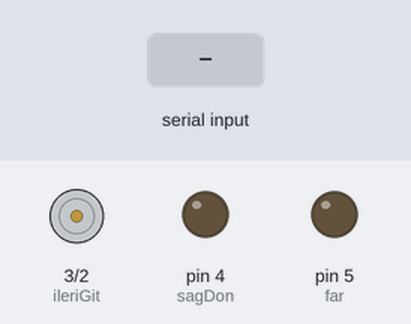
Bench run of a sketch on a simulated Arduino Uno, built with avr-gcc and run on an emulated ATmega328P. On the bench: motor-driver pin pairs drawn as motors (green arrow = first pin HIGH = forward, orange = second pin HIGH = backward, longer = more drive), output pins drawn as LEDs (lit = HIGH). The test bench sets the inputs (shaded band).

Above: at 1.2 s.
1.3 s: "1" received over Serial
At 2.1 s:
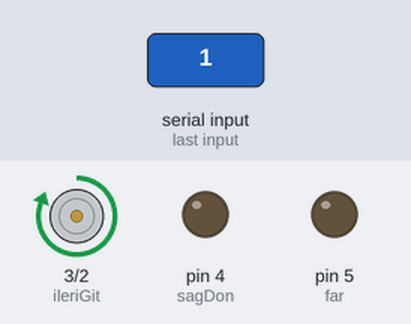
3.8 s: "2" received over Serial
At 4.4 s:
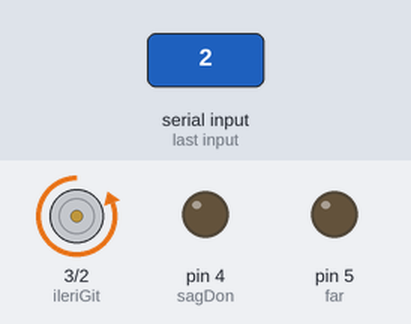
6.3 s: "3" received over Serial
At 7.1 s:
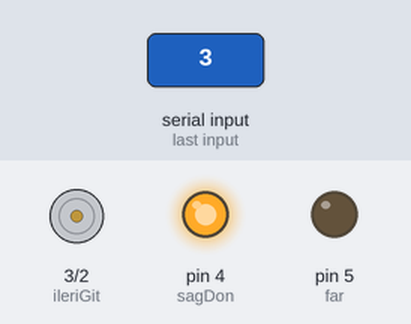
8.8 s: "4" received over Serial
At 9.4 s:
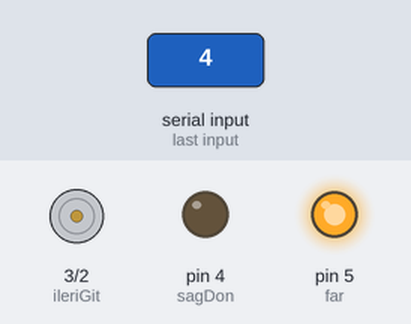
10.3 s: "1" received over Serial
At 11.1 s:
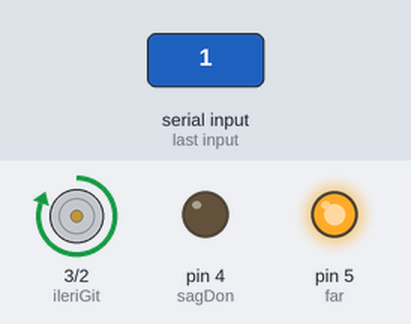
12.8 s: "5" received over Serial
At 13.6 s:
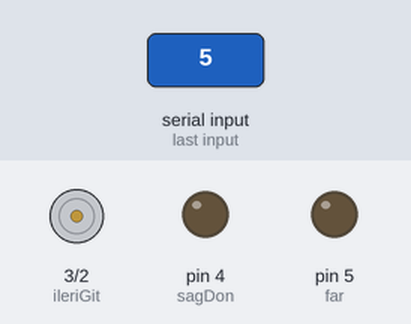
Timing chart, 0 to 15.3 s (numbered marks = the images above; inputs shaded):
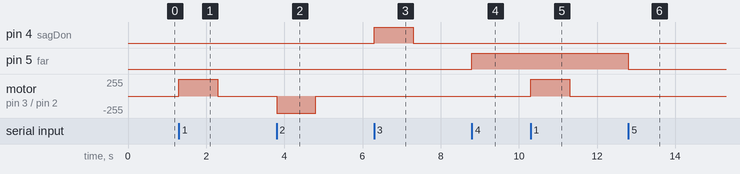

Measured:
- after the input at 1.3 s, motor on pin 3 (ileriGit) / pin 2 (geriGit): stopped → forward 255/255 at once, → stopped 1.0 s later
- after the input at 3.8 s, motor on pin 3 (ileriGit) / pin 2 (geriGit): stopped → backward 255/255 at once, → stopped 1.0 s later
- after the input at 6.3 s, pin 4 (sagDon): LOW → HIGH at once, → LOW 1.0 s later
- after the input at 8.8 s, pin 5 (far): LOW → HIGH at once
- after the input at 10.3 s, motor on pin 3 (ileriGit) / pin 2 (geriGit): stopped → forward 255/255 at once, → stopped 1.0 s later
- after the input at 12.8 s, pin 5 (far): HIGH → LOW at once

The sketch:

controlCode.ino
```cpp
int ileriGit=3;
int geriGit=2;
int sagDon=4;
int far=5;

void setup() {
  pinMode(ileriGit, OUTPUT);
  pinMode(geriGit, OUTPUT);
  pinMode(sagDon, OUTPUT);
  pinMode(far, OUTPUT);
  Serial.begin(9600);
}
int data=0;
void loop() {
  if(Serial.available()>0){
    data = Serial.read();
    if(data == '1'){
      digitalWrite(ileriGit,HIGH);
      delay(1000);
      digitalWrite(ileriGit,LOW);
    }
    else if(data == '2'){
      digitalWrite(geriGit,HIGH);
      delay(1000);
      digitalWrite(geriGit,LOW);
    }else if(data == '3'){
      digitalWrite(sagDon,HIGH);
      delay(1000);
      digitalWrite(sagDon,LOW);
    }else if(data == '4'){
      digitalWrite(far,HIGH);
    }else if(data == '5'){
      digitalWrite(far,LOW);
    }
  }
}
```
